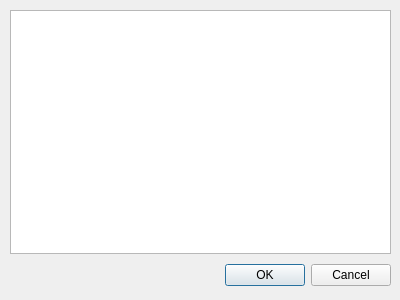
<?xml version="1.0" encoding="UTF-8"?>
<ui version="4.0">
 <class>Dialog</class>
 <widget class="QDialog" name="Dialog">
  <property name="geometry">
   <rect>
    <x>0</x>
    <y>0</y>
    <width>400</width>
    <height>300</height>
   </rect>
  </property>
  <property name="windowTitle">
   <string>Dialog</string>
  </property>
  <widget class="QWidget" name="gridLayoutWidget">
   <property name="geometry">
    <rect>
     <x>10</x>
     <y>10</y>
     <width>381</width>
     <height>281</height>
    </rect>
   </property>
   <layout class="QGridLayout" name="gridLayout_2">
    <item row="0" column="0">
     <widget class="QTextEdit" name="textEdit_2"/>
    </item>
    <item row="1" column="0">
     <layout class="QHBoxLayout">
      <property name="spacing">
       <number>6</number>
      </property>
      <property name="leftMargin">
       <number>0</number>
      </property>
      <property name="topMargin">
       <number>0</number>
      </property>
      <property name="rightMargin">
       <number>0</number>
      </property>
      <property name="bottomMargin">
       <number>0</number>
      </property>
      <item>
       <spacer>
        <property name="orientation">
         <enum>Qt::Horizontal</enum>
        </property>
        <property name="sizeHint" stdset="0">
         <size>
          <width>131</width>
          <height>31</height>
         </size>
        </property>
       </spacer>
      </item>
      <item>
       <widget class="QPushButton" name="okButton">
        <property name="text">
         <string>OK</string>
        </property>
       </widget>
      </item>
      <item>
       <widget class="QPushButton" name="cancelButton">
        <property name="text">
         <string>Cancel</string>
        </property>
       </widget>
      </item>
     </layout>
    </item>
   </layout>
  </widget>
 </widget>
 <resources/>
 <connections>
  <connection>
   <sender>okButton</sender>
   <signal>clicked()</signal>
   <receiver>Dialog</receiver>
   <slot>accept()</slot>
   <hints>
    <hint type="sourcelabel">
     <x>278</x>
     <y>253</y>
    </hint>
    <hint type="destinationlabel">
     <x>96</x>
     <y>254</y>
    </hint>
   </hints>
  </connection>
  <connection>
   <sender>cancelButton</sender>
   <signal>clicked()</signal>
   <receiver>Dialog</receiver>
   <slot>reject()</slot>
   <hints>
    <hint type="sourcelabel">
     <x>369</x>
     <y>253</y>
    </hint>
    <hint type="destinationlabel">
     <x>179</x>
     <y>282</y>
    </hint>
   </hints>
  </connection>
 </connections>
</ui>
